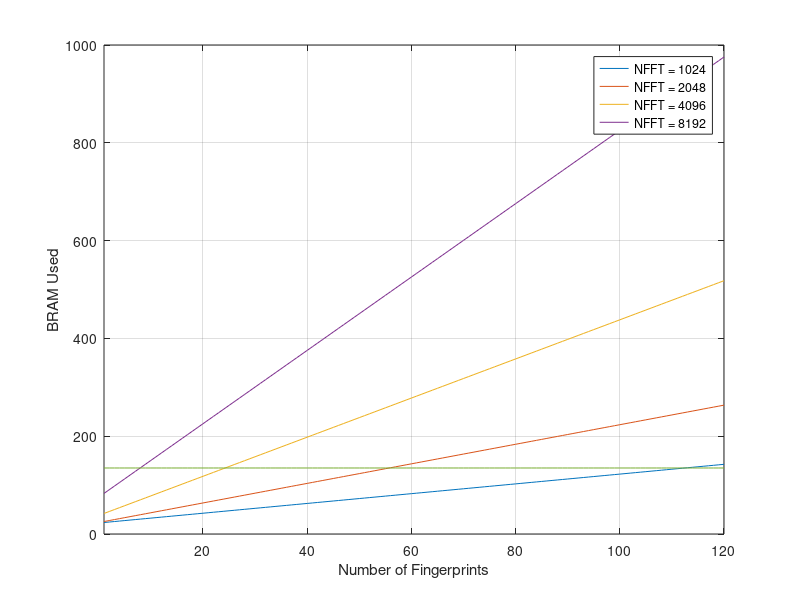

MATLAB code to generate this figure:
clear all
% 1024 | 2048 |4096 | 8192
samp_bram = [0.5 0.5 1 2];
sampf_bram = [1 2 4 7.5];
fp_bram = [1 2 4 7.5];
fft_bram = [7 7 11 22];
ifft_bram = [14 14 22 44];
n_fp = 1:120;
line = linspace(135,135,length(n_fp));

total_bram = [ 0 0 0 0];

for i = 1:4
    for j = 1:length(n_fp)
    total_bram(j,i) = samp_bram(i) +fft_bram(i) + sampf_bram(i) + ifft_bram(i) + fp_bram(i)*n_fp(j);
    end
end

total_bram(:,5) = line;

plot(n_fp, total_bram)
xlabel('Number of Fingerprints');
ylabel('BRAM Used')
legend('NFFT = 1024','NFFT = 2048','NFFT = 4096','NFFT = 8192')
xlim([ 1 120])
grid on